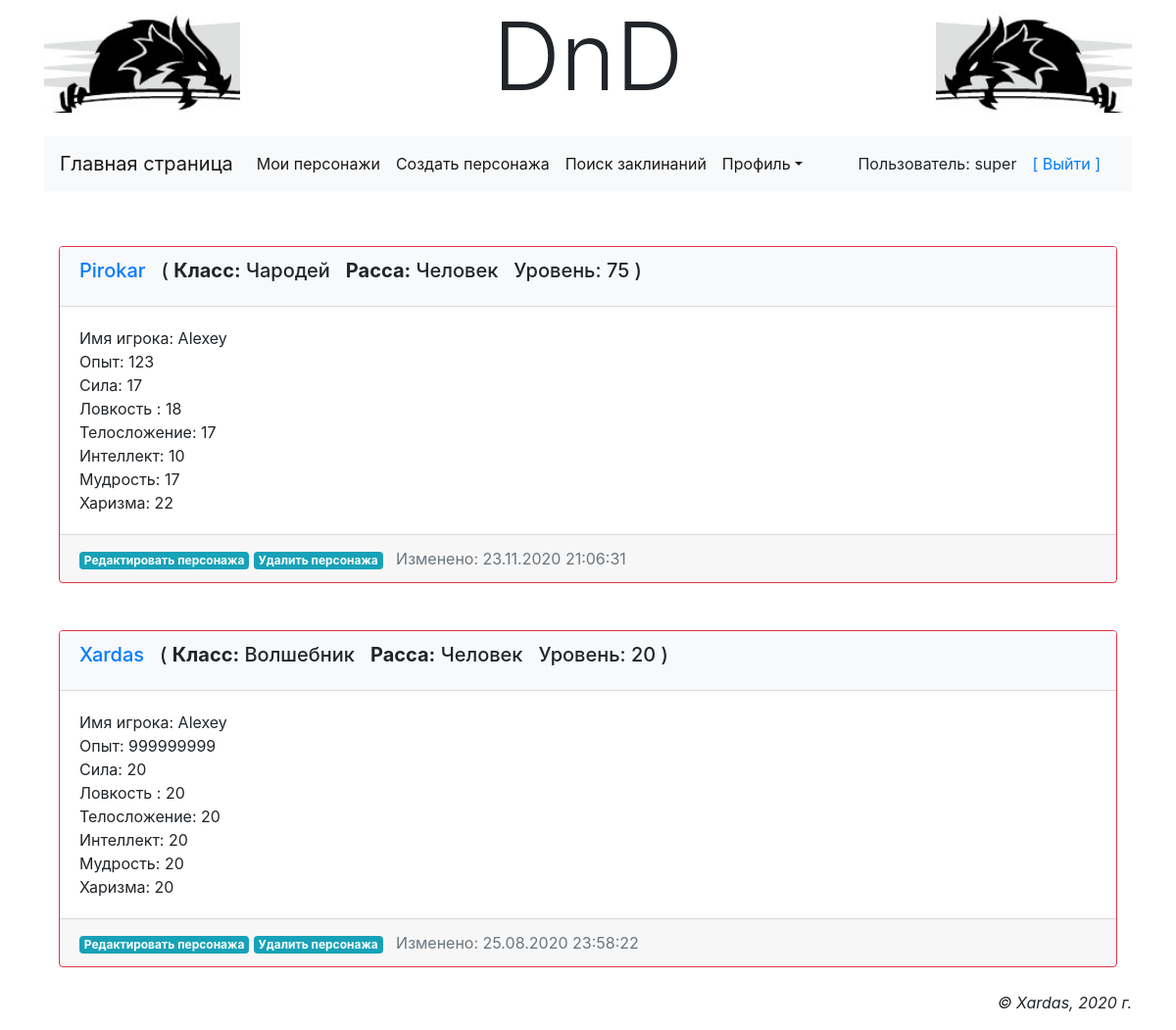
Page /main/accounts/profile/ (signed in) on the earlier database version.
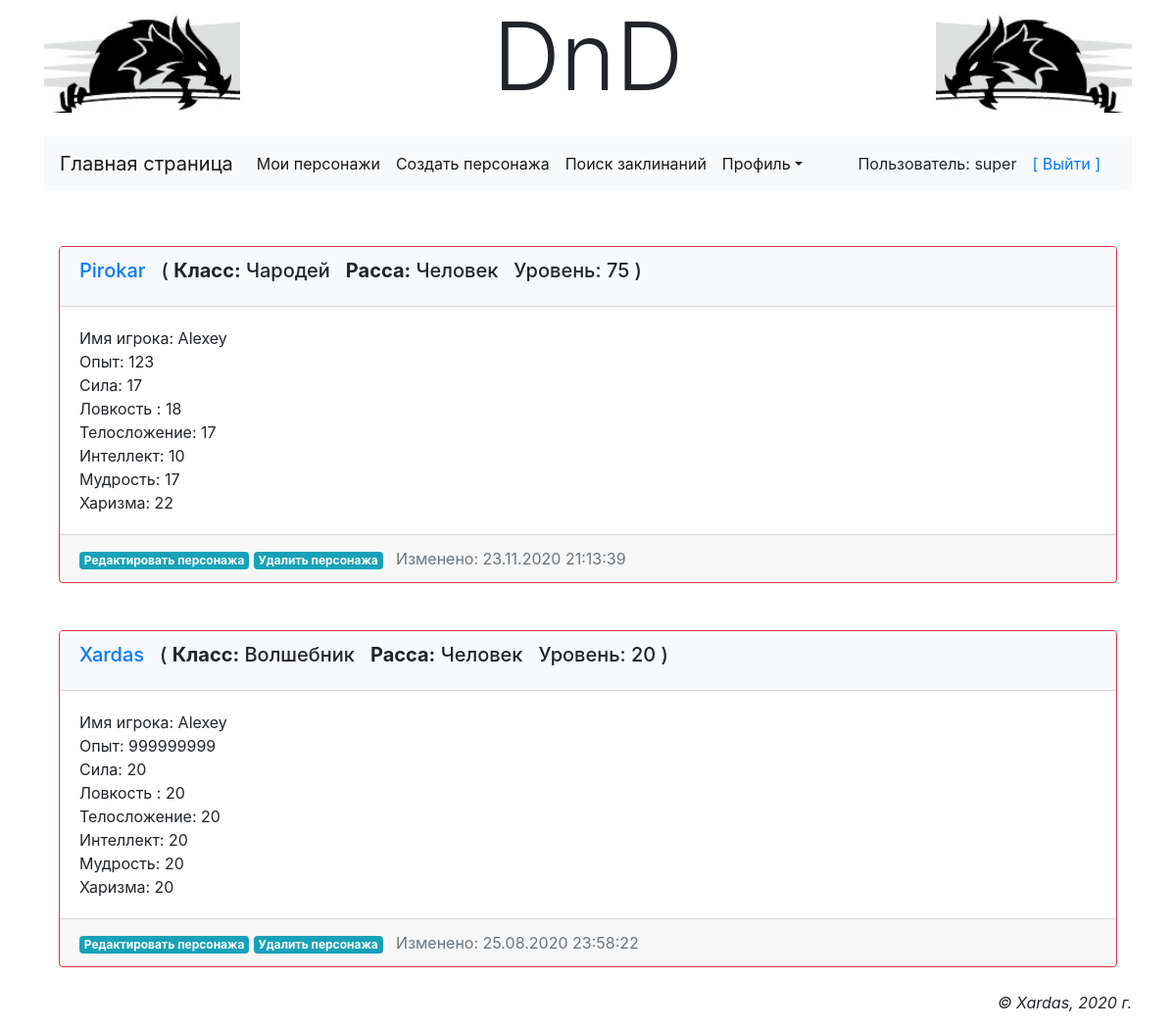
Same page on the later database version.
### main/models.py (models this page shows, shortened)
class AdvUser(AbstractUser):
    is_activated = models.BooleanField(default=True, db_index=True, verbose_name='Прошёл активацию?')
    send_message = models.BooleanField(default=True, verbose_name='Слать сообщение о новых коментариях?')
    class Meta(AbstractUser.Meta):
        pass
    def __str__(self):
        return self.username

class CharBase(models.Model):
    owner = models.ForeignKey('AdvUser', null=False, on_delete=models.PROTECT, verbose_name='Владелец персонажа')
    name = models.CharField(db_index=True, unique=True, null=False, max_length=20, verbose_name='Имя персонажа')
    races = models.ManyToManyField(CharRaces, choices=CharRaces.RACE_CHOICES, max_length=20,
                                   verbose_name='Расса персонажа')
    playername = models.CharField(null=True, max_length=20, verbose_name='Реальное имя персонажа')
    level = models.IntegerField(null=False, default=1, verbose_name='Уровень персонажа')
    expirence = models.IntegerField(null=False, default=0, verbose_name='Опыт персонажа')
    strength = models.IntegerField(null=False, default=8, verbose_name='Сила персонажа')
    dexterity = models.IntegerField(null=False, default=8, verbose_name='Ловкость персонажа')
    constitution = models.IntegerField(null=False, default=8, verbose_name='Телосложение персонажа')
    intellegence = models.IntegerField(null=False, default=8, verbose_name='Интеллект персонажа')
    wisdom = models.IntegerField(null=False, default=8, verbose_name='Мудрость персонажа')
    chrarisma = models.IntegerField(null=False, default=8, verbose_name='Харизма персонажа')
    modified = models.DateTimeField(auto_now_add=True, db_index=True, verbose_name='Время модификации')
    spells = models.ManyToManyField(Spell)
    prof_bonus = models.IntegerField(null=True, default=0, verbose_name='Бонус мастерства')
    armor_class = models.IntegerField(null=True, default=0, verbose_name='Броня персонажа')
    speed = models.IntegerField(null=True, default=0, verbose_name='Скорость персонажа')
    initiative = models.IntegerField(null=True, default=0, verbose_name='Инициатива')
    inspiration = models.IntegerField(null=True, default=0, verbose_name='Вдохновение')
    hitpoints_max = models.IntegerField(null=True, default=0, verbose_name='Максимальое здоровье')
    hitpoints_curr = models.IntegerField(null=True, default=0, verbose_name='Текущее здоровье')
    hitpoints_temp = models.IntegerField(null=True, default=0, verbose_name='Временные очки здоровья')
    char_classes = models.ManyToManyField(CharClasses, choices=CharClasses.CLASS_CHOICES,
                                          verbose_name='Класс персонажа')
    world_view = models.IntegerField(null=True, default=0, verbose_name='Мировозрение')
    gender = models.BooleanField(default=True, verbose_name='Пол')
    age = models.IntegerField(null=True, default=21, verbose_name='Возраст персонажа')
    height = models.IntegerField(null=True, default=175, verbose_name='Рост персонажа')
    weight = models.IntegerField(null=True, default=60, verbose_name='Вес персонажа')
    hair = models.CharField(null=True, max_length=20, verbose_name='Цвет волос')
    eyes = models.CharField(null=True, max_length=20, verbose_name='Цвет глаз')
    skin = models.CharField(null=True, max_length=20, verbose_name='Цвет кожы')
    avatar = models.ImageField(null=True, blank=True, upload_to='avatars/', verbose_name='Аватар')
    pers_traits = models.CharField(null=True, max_length=20, verbose_name='Персональные черты')
    ideals = models.CharField(null=True, max_length=20, verbose_name='Идеалы')
    bonds = models.CharField(null=True, max_length=20, verbose_name='Привязанности')
    flaws = models.CharField(null=True, max_length=20, verbose_name='Пороки')
    char_history = models.TextField(default='', verbose_name='История персонажа')
    gold_count = models.IntegerField(null=True, default=0, verbose_name='Золото персонажа')
    silver_count = models.IntegerField(null=True, default=0, verbose_name='Серебро персонажа')
    copper_count = models.IntegerField(null=True, default=0, verbose_name='Медь персонажа')
    char = CharacterManager()
    objects = models.Manager()
    class Meta:
        ordering = ['-modified']

class CharClasses(models.Model):
    CLASS_CHOICES = (
        ('Варвар', "Варвар"),
        ('Бард', "Бард"),
        ('Жрец', "Жрец"),
        ('Друид', "Друид"),
        ('Воин', "Воин"),
        ('Монах', "Монах"),
        ('Паладин', "Паладин"),
        ('Следопыт', "Следопыт"),
        ('Плут', "Плут"),
        ('Чародей', "Чародей"),
        ('Колдун', "Колдун"),
        ('Волшебник', "Волшебник"),
    )
    name = models.CharField(db_index=True, choices=CLASS_CHOICES, unique=True, null=False, max_length=20,
                            verbose_name='Имя класса персонажа')
    caption = models.CharField(null=True, max_length=24, verbose_name='Caption класса')
    description = models.CharField(null=True, max_length=1024 * 64, verbose_name='Описание класса')
    char_classes = ClassManager()
    objects = models.Manager()

class CharRaces(models.Model):
    RACE_CHOICES = (
        ('dwarf', "Дварф"),
        ('elf', "Эльф"),
        ('half', "Полурослик"),
        ('human', "Человек"),
        ('dragon', "Драконорождённый"),
        ('gnom', "Гном"),
        ('halfelf', "Полуэльф"),
        ('halfork', "Полуорк"),
        ('tifling', "Тифлинг"),
    )
    name = models.CharField(db_index=True, choices=RACE_CHOICES, unique=True, null=False, max_length=20,
                            verbose_name='Имя рассы персонажа')
    caption = models.CharField(null=True, max_length=24, verbose_name='Caption рассы')
    description = models.CharField(null=True, max_length=1024 * 64, verbose_name='Описание рассы')
    char_races = RaceManager()
    objects = models.Manager()

### main/views.py (the view)
# urls.py: path('accounts/profile/', profile, name='profile'),
@login_required
def profile(request):
    print("Current account: ", request.user)
    chars = CharBase.objects.filter(owner=request.user)
    return render(request, 'main/profile.html', {'chars': chars})

### main/templates/main/profile.html (shortened to what this page needs)
{% extends "layout/basic.html" %}
{% block content %}
{% for ch in chars %}
<div class="card border-danger mt-5">
    <div class="card-header bg-light">
        <h5 class="card-title">
            <a href="{% url 'main:view_character' ch.name %}">{{ ch.name }}</a>
            &nbsp&nbsp(
            <b>Класс:</b>
            {% for char_class in ch.char_classes.all %}
                {{ char_class.name }}
            {% endfor %}&nbsp
            <b>Расса:</b>
            {% for race in ch.races.all %}
                {{ race.caption }}
            {% endfor %}&nbsp
            Уровень: {{ ch.level }}&nbsp)
        </h5>
    </div>
    <div class="card-body">
        Имя игрока:  {{ ch.playername }} <br>
        Опыт: {{ ch.expirence }} <br>
        Сила: {{ ch.strength }} <br>
        Ловкость : {{ ch.dexterity }} <br>
        Телосложение: {{ ch.constitution }} <br>
        Интеллект: {{ ch.intellegence }} <br>
        Мудрость: {{ ch.wisdom }} <br>
        Харизма: {{ ch.chrarisma }} <br>
    </div>
    <div class="card-footer">
        <a class="badge badge-info" href="{% url 'main:edit_character' ch.name %}">Редактировать персонажа</a>
        <a class="badge badge-info" href="{% url 'main:delete_character' ch.name %}">Удалить персонажа</a>
        &nbsp&nbsp<span class="text-right text-muted">Изменено:  {{ ch.modified|date:"d.m.Y H:i:s" }}</span>
    </div>
</div>
{% endfor %}
{% endblock %}

### main/templates/layout/basic.html (shortened to what this page needs)
{% load static %}
<!DOCTYPE html>
<html>
    <head>
        <link rel="stylesheet" href="https://stackpath.bootstrapcdn.com/bootstrap/4.4.1/css/bootstrap.min.css">
        <link rel="stylesheet" type="text/css" href="{% static 'main/style.css' %}">
    </head>
    <body class="container-fluid">
    <div class="container">
        <header class="mb-4">
            <h1 class="display-1 text-center">DnD</h1>
        </header>
        {% include 'layout/menu.html' %}
        <section class="col py-2">
            {% block content %}
            {% endblock %}
        </section>
        <footer class="mt-3">
        <p class="text-right font-italic">&copy; Xardas, 2020 г.</p>
        </footer>
    </div>
    </body>
</html>

### main/templates/layout/menu.html (shortened to what this page needs)
<nav class="navbar navbar-expand-lg navbar-light bg-light">
          <a class="navbar-brand" href="{% url 'main:index' %}">Главная страница</a>
          <div class="collapse navbar-collapse" id="navbarSupportedContent">
              {% if user.is_authenticated %}
              <ul class="navbar-nav mr-auto">
                  <li class="nav-item active"><a class="nav-link" href="{% url 'main:profile' %}">Мои персонажи</a></li>
                  <li class="nav-item active"><a class="nav-link" href="{% url 'main:create_character' %}">Создать персонажа</a></li>
                  <li class="nav-item active"><a class="nav-link" href="{% url 'main:find_spells' %}">Поиск заклинаний</a></li>
                  <li class="nav-item dropdown active">
                        <a class="nav-link dropdown-toggle" data-toggle="dropdown"
                        href="#" role="button" aria-haspopup="true"
                        aria-expanded="false">Профиль</a>
                  </li>
              </ul>
              Пользователь: {{ user.username }}
              <a class="nav-link" href="{% url 'main:logout' %}">[ Выйти ]</a>
              {% else %}
              <a class="nav-link" href="{% url 'main:register' %}">[ Регистрация ]</a>
              <a class="nav-link" href="{% url 'main:login' %}">[ Вход ]</a>
              {% endif %}
          </div>
</nav>

### main/static/main/style.css (style rules this page uses)
header h1 { background: url("bg.jpg") left / auto 100% no-repeat, url("bgr.jpg") right / auto 100% no-repeat; }

Differences in the rows shown:
changed CharBase "Pirokar": modified "23.11.2020 21:06:31" → "23.11.2020 21:13:39"
